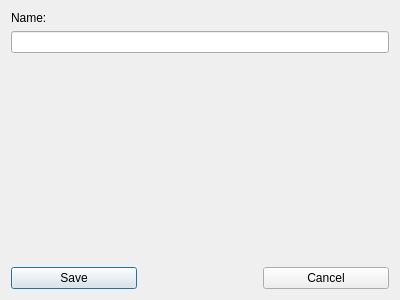
<?xml version="1.0" encoding="UTF-8"?>
<ui version="4.0">
 <class>EditNameDialog</class>
 <widget class="QDialog" name="EditNameDialog">
  <property name="geometry">
   <rect>
    <x>0</x>
    <y>0</y>
    <width>400</width>
    <height>300</height>
   </rect>
  </property>
  <property name="windowTitle">
   <string>Edit Key</string>
  </property>
  <layout class="QVBoxLayout" name="lLayout">
   <item>
    <widget class="QLabel" name="lName">
     <property name="text">
      <string>Name:</string>
     </property>
    </widget>
   </item>
   <item>
    <widget class="QLineEdit" name="leName"/>
   </item>
   <item>
    <widget class="QWidget" name="wFree" native="true">
     <property name="sizePolicy">
      <sizepolicy hsizetype="Expanding" vsizetype="Expanding">
       <horstretch>0</horstretch>
       <verstretch>0</verstretch>
      </sizepolicy>
     </property>
    </widget>
   </item>
   <item>
    <widget class="QWidget" name="wButtons" native="true">
     <layout class="QHBoxLayout" name="lButtons">
      <property name="spacing">
       <number>0</number>
      </property>
      <property name="margin">
       <number>0</number>
      </property>
      <item>
       <widget class="QPushButton" name="pbSave">
        <property name="text">
         <string>Save</string>
        </property>
       </widget>
      </item>
      <item>
       <widget class="QWidget" name="wBtnFree" native="true"/>
      </item>
      <item>
       <widget class="QPushButton" name="pbCancel">
        <property name="text">
         <string>Cancel</string>
        </property>
       </widget>
      </item>
     </layout>
    </widget>
   </item>
  </layout>
 </widget>
 <resources/>
 <connections/>
</ui>
